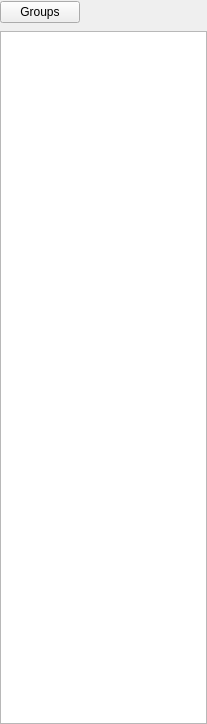
<?xml version="1.0" encoding="UTF-8"?>
<ui version="4.0">
 <class>ComboGroupListWidget</class>
 <widget class="QWidget" name="ComboGroupListWidget">
  <property name="geometry">
   <rect>
    <x>0</x>
    <y>0</y>
    <width>207</width>
    <height>724</height>
   </rect>
  </property>
  <property name="windowTitle">
   <string notr="true"/>
  </property>
  <layout class="QVBoxLayout" name="verticalLayout">
   <property name="leftMargin">
    <number>0</number>
   </property>
   <property name="topMargin">
    <number>0</number>
   </property>
   <property name="rightMargin">
    <number>0</number>
   </property>
   <property name="bottomMargin">
    <number>0</number>
   </property>
   <item>
    <layout class="QHBoxLayout" name="horizontalLayout_3">
     <item>
      <widget class="QPushButton" name="buttonGroups">
       <property name="contextMenuPolicy">
        <enum>Qt::DefaultContextMenu</enum>
       </property>
       <property name="text">
        <string>Groups</string>
       </property>
      </widget>
     </item>
     <item>
      <spacer name="horizontalSpacer_2">
       <property name="orientation">
        <enum>Qt::Horizontal</enum>
       </property>
       <property name="sizeHint" stdset="0">
        <size>
         <width>145</width>
         <height>25</height>
        </size>
       </property>
      </spacer>
     </item>
    </layout>
   </item>
   <item>
    <widget class="QListView" name="listGroup"/>
   </item>
  </layout>
  <action name="actionNewGroup">
   <property name="text">
    <string>&amp;New</string>
   </property>
   <property name="toolTip">
    <string>New</string>
   </property>
  </action>
  <action name="actionDeleteGroup">
   <property name="text">
    <string>&amp;Delete</string>
   </property>
   <property name="toolTip">
    <string>Delete</string>
   </property>
  </action>
 </widget>
 <resources/>
 <connections>
  <connection>
   <sender>actionDeleteGroup</sender>
   <signal>triggered()</signal>
   <receiver>ComboGroupListWidget</receiver>
   <slot>onActionDeleteGroup()</slot>
   <hints>
    <hint type="sourcelabel">
     <x>-1</x>
     <y>-1</y>
    </hint>
    <hint type="destinationlabel">
     <x>103</x>
     <y>361</y>
    </hint>
   </hints>
  </connection>
  <connection>
   <sender>actionNewGroup</sender>
   <signal>triggered()</signal>
   <receiver>ComboGroupListWidget</receiver>
   <slot>onActionNewGroup()</slot>
   <hints>
    <hint type="sourcelabel">
     <x>-1</x>
     <y>-1</y>
    </hint>
    <hint type="destinationlabel">
     <x>103</x>
     <y>361</y>
    </hint>
   </hints>
  </connection>
 </connections>
 <slots>
  <slot>onActionNewGroup()</slot>
  <slot>onActionDeleteGroup()</slot>
 </slots>
</ui>
